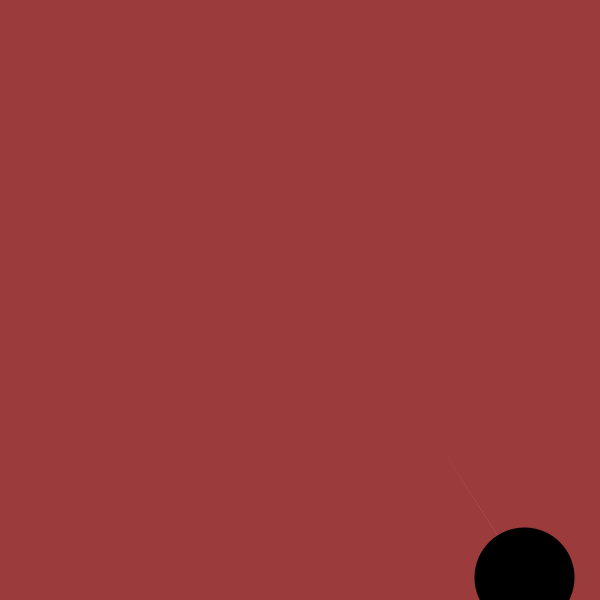
Frame 1 (no input)
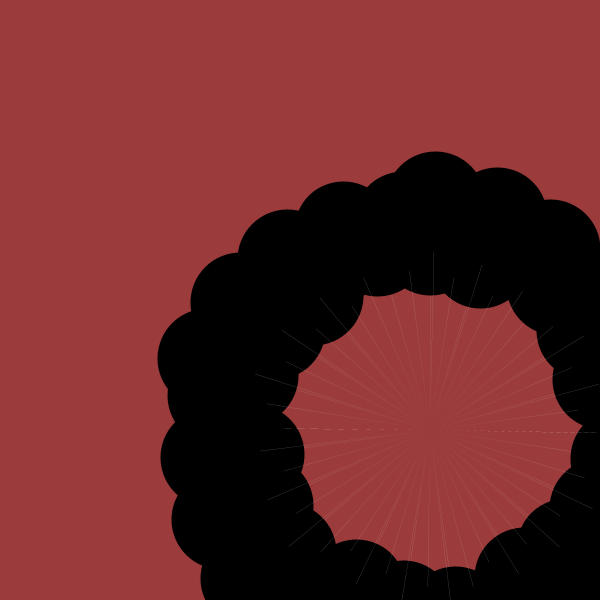
Frame 60 (the mouse pressed at the canvas centre just before this capture)
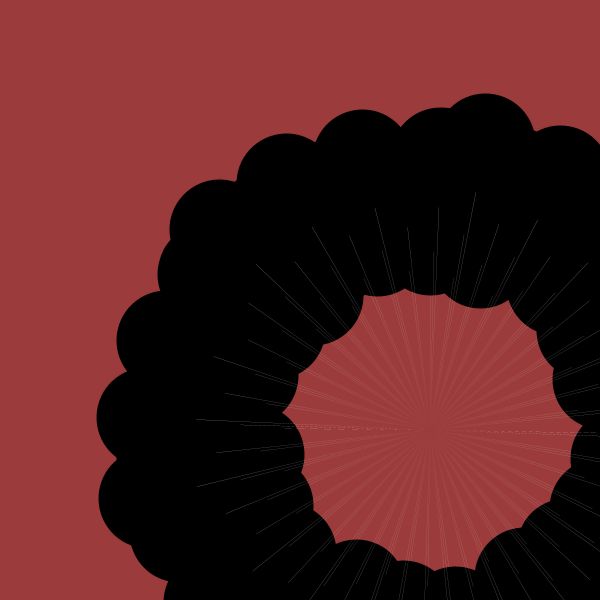
Frame 120 (the mouse held since frame 60 and released just before this capture)

The Processing sketch that drew these frames (run headless with seeded random() and noise(); from frame 60 on, the mouse is pressed at the canvas centre):

// Processing sketch: processing_82884
// ── processing_82884.pde

//Variable de couleur
int a;
//Rayon du cercle
int R;
//Centre du cercle
int xc;
int yc;
//angle qui détermine la position de l'arc
float angle1=mouseX;
 
void setup()
{
  strokeWeight(100);
  background(#9B3B3B);
  size (600,600);
  //on déclare les variables
  a=(255);
  R=height-250;
  xc=width /20;
  yc=height/20;
  frameRate(360);
}
 
 
void draw()
{
 //Pour adoucir les trait.
   smooth();
  
 //Pour la couleur des arcs.
   fill(a);
  
 //On definit l'arc.
   angle1=(angle1+TWO_PI)%TWO_PI;
    
 //On trace le premier arc.
   arc (xc-400,yc+400,R,R,(angle1+frameCount)%TWO_PI,(angle1+frameCount+PI/5000)%TWO_PI);
   arc (xc-400,yc-400,R,R,(angle1+frameCount)%TWO_PI,(angle1+frameCount+PI/5000)%TWO_PI);
   arc (xc+400,yc-400,R,R,(angle1+frameCount)%TWO_PI,(angle1+frameCount+PI/5000)%TWO_PI);
   arc (xc+400,yc+400,R,R,(angle1+frameCount)%TWO_PI,(angle1+frameCount+PI/5000)%TWO_PI);
 //On augmente le rayon de 2 a chaques frame. 
  R = R+2;
 
//Je creer deux boucles à deux conditions.
//La première, si le rayon R = 8000 ET si le trait est blanc alors.
 if (R == 8000 & a == 255) {
//On met le rayon à 0 et on change la couleur du trait en noir.  
  R = 0;
  a=(0);
 }
  
//La seconde, si le rayon R = 8000 ET si le trait est noir alors.
 if (R == 8000 & a == 0) {
//On met le rayon à 0 et on change la couleur du trait en blanc.    
  R = 0;
  a=(255);
 }
 
//On a ainsi une infinité de passages entre noir et blanc.
}
